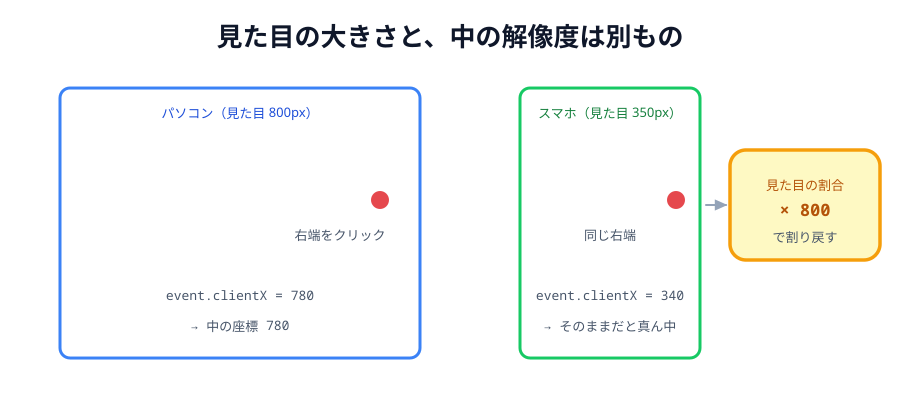

Write the Python code that produced this figure.
# 01-coordinates.svg
# スキーマ: SCALE（見た目の大きさと中の解像度が違う）+ LINK（比率で対応づける）

import sys
sys.path.insert(0, "/Users/seekseep/.claude/skills/genfig")
from genfig import Canvas, PALETTE

c = Canvas(900, 400)

c.text(450, 46, "見た目の大きさと、中の解像度は別もの", scale="xl")
c.raw('<rect x="60" y="88" width="360" height="270" rx="10" fill="#ffffff" stroke="#3b82f6" stroke-width="3"/>')
c.text(240, 118, "パソコン（見た目 800px）", scale="sm", fill=PALETTE["blue"]["text"])
c.raw('<circle cx="380" cy="200" r="9" fill="#e5484d"/>')
c.text(340, 240, "右端をクリック", scale="sm")
c.text(240, 300, "event.clientX = 780", scale="sm", font="technical")
c.text(240, 330, "→ 中の座標 780", scale="sm", font="technical")
c.raw('<rect x="520" y="88" width="180" height="270" rx="10" fill="#ffffff" stroke="#17c964" stroke-width="3"/>')
c.text(610, 118, "スマホ（見た目 350px）", scale="sm", fill=PALETTE["green"]["text"])
c.raw('<circle cx="676" cy="200" r="9" fill="#e5484d"/>')
c.text(610, 240, "同じ右端", scale="sm")
c.text(610, 300, "event.clientX = 340", scale="sm", font="technical")
c.text(610, 330, "→ そのままだと真ん中", scale="sm", font="technical")
c.sticky(730, 150, 150, 110, color="yellow")
c.text(805, 190, "見た目の割合", scale="sm", fill=PALETTE["yellow"]["text"])
c.text(805, 216, "× 800", scale="md", font="technical", fill=PALETTE["yellow"]["text"])
c.text(805, 242, "で割り戻す", scale="sm")
c.connector(706, 205, 726, 205, primary=False)

c.save("01-coordinates.svg")
